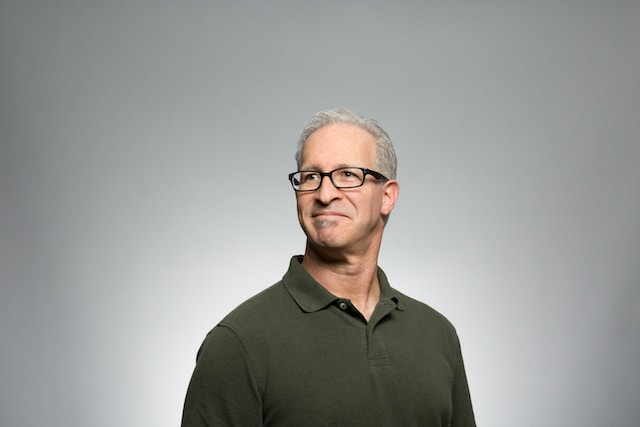
//> input picture Project1/Resources/03.jpg, 640 x 427 px
$ ./BasicFunctions   (built with g++ and OpenCV 4)
//> lines starting //> are read from the running program, lines starting //| are printed output that depends on the picture; after the words box and inside, x2 and y2 are one past the last pixel; in counts of white or black regions, pixels touching at a corner belong together
#include <opencv2/imgcodecs.hpp>
#include <opencv2/highgui.hpp>
#include <opencv2/imgproc.hpp>
#include <iostream>

using namespace cv;
using namespace std;

void main() {
	string path = "Resources/03.jpg";
	Mat img = imread(path);
//> img is the input picture: 427 rows x 640 cols, CV_8UC3; mean B, G, R 151.4, 153.2, 152.3
	Mat imgGray, imgBlur, imgCanny, imgDil, imgErode;

	cvtColor(img, imgGray, COLOR_BGR2GRAY);
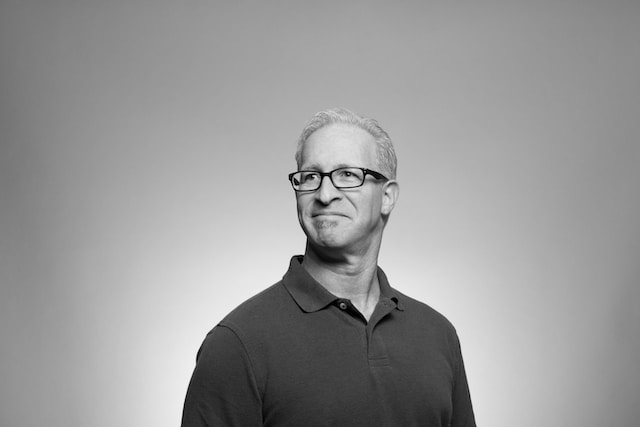
//> imgGray: 427 rows x 640 cols, CV_8UC1; min 0, max 250, mean 152.7
	GaussianBlur(imgGray, imgBlur, Size(7, 7), 5, 0);
	Canny(imgBlur, imgCanny, 25, 75);
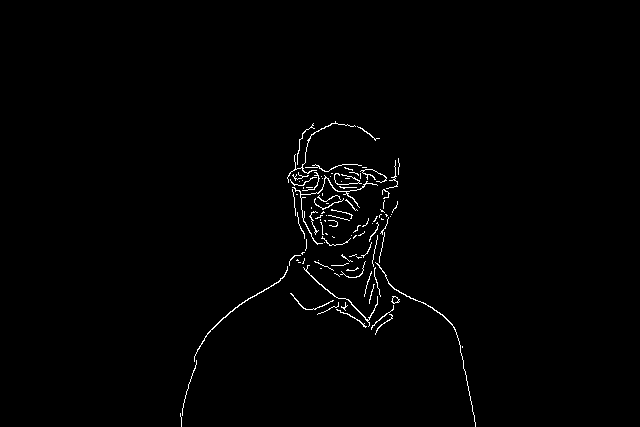
//> imgCanny: 427 rows x 640 cols, CV_8UC1; 1% white in thin lines or dots, all inside (x1, y1, x2, y2) = (180, 121, 476, 427)

	Mat kernel = getStructuringElement(MORPH_RECT, Size(3, 3));
	dilate(imgCanny, imgDil, kernel);
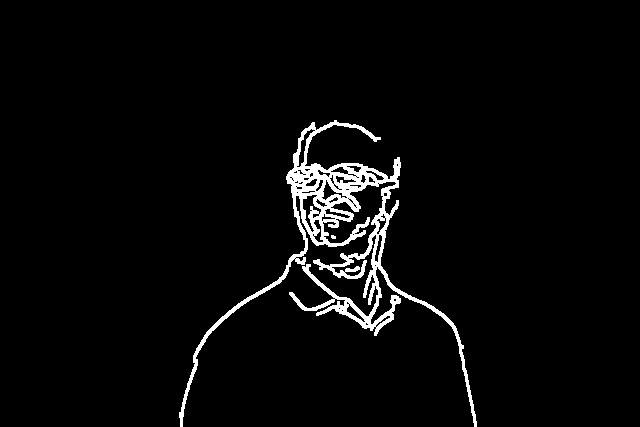
//> imgDil: 427 rows x 640 cols, CV_8UC1; 3.4% white; 2 white regions (1 under 20 px), largest, box (x1, y1, x2, y2) and area: (179, 120, 477, 427) 9241
	erode(imgDil, imgErode, kernel);
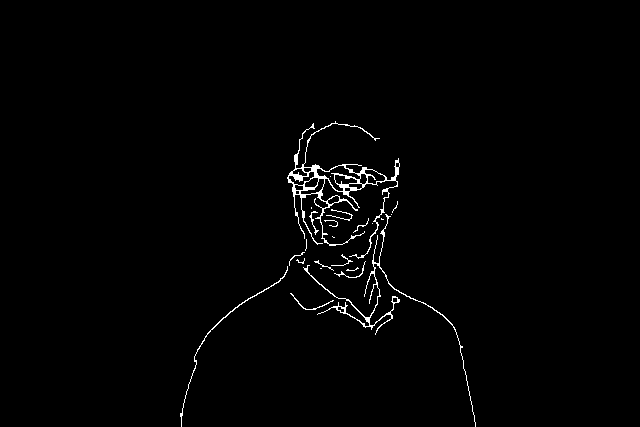
//> imgErode: 427 rows x 640 cols, CV_8UC1; 1.3% white in thin lines or dots, all inside (x1, y1, x2, y2) = (180, 121, 476, 427)

	imshow("Image", img);
	imshow("Image Gray", imgGray);
	imshow("Image Blur", imgBlur);
	imshow("Image Canny", imgCanny);
	imshow("Image Dilation", imgDil);
	imshow("Image Erode", imgErode);
	waitKey(0);
}

$ run again, with Project1/Resources/00.jpg copied over Project1/Resources/03.jpg
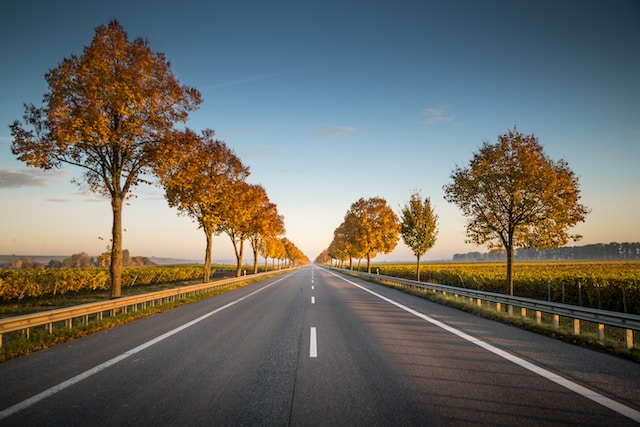
//> input picture Project1/Resources/00.jpg, 640 x 427 px
//> img is the input picture: 427 rows x 640 cols, CV_8UC3; mean B, G, R 99.9, 106.5, 107
//> `Canny(imgBlur, imgCanny, 25, 75);`:
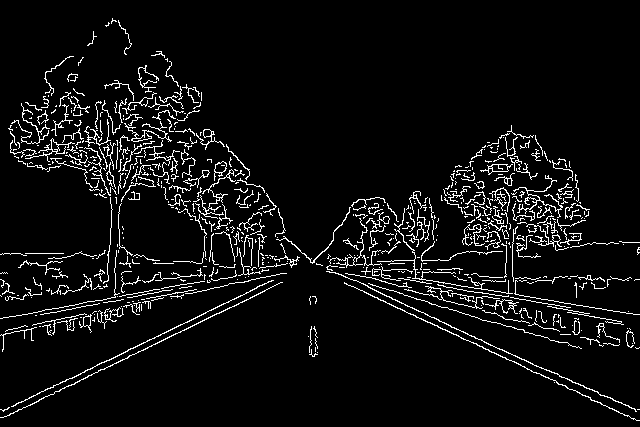
//> imgCanny: 427 rows x 640 cols, CV_8UC1; 5.9% white in thin lines or dots
//> imgDil: 427 rows x 640 cols, CV_8UC1; 19.1% white; 22 white regions (3 under 20 px), largest, box (x1, y1, x2, y2) and area: (0, 50, 640, 413) 46299, (343, 281, 640, 422) 1274, (0, 281, 284, 419) 1216
//> `erode(imgDil, imgErode, kernel);`:
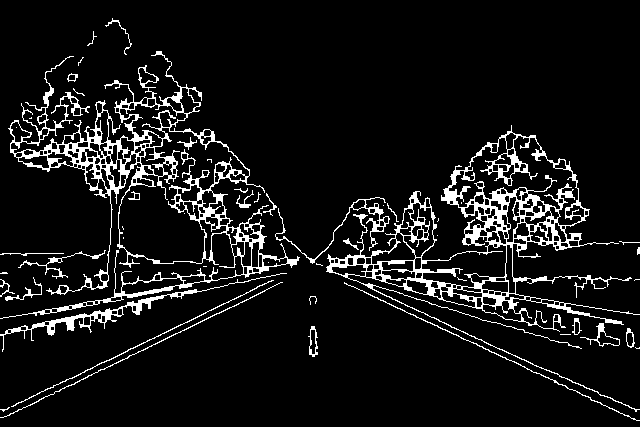
//> imgErode: 427 rows x 640 cols, CV_8UC1; 8.5% white; 50 white regions (22 under 20 px), largest, box (x1, y1, x2, y2) and area: (326, 125, 640, 412) 9353, (0, 51, 300, 319) 9300, (0, 273, 287, 352) 1238
